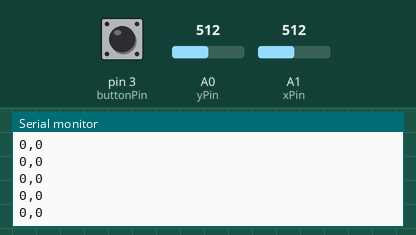
Simulated run of this program. Board: Arduino Leonardo, built with avr-gcc and run on an emulated ATmega32U4. On the bench: the last lines printed to the serial monitor. The test bench sets the inputs (shaded band); at power-on: pin 3 (buttonPin) HIGH, A0 (yPin) = 512, A1 (xPin) = 512.

Above: at 1.2 s.
1.3 s: pin 3 (buttonPin) pulled LOW for 0.15 s
2.9 s: A0 (yPin) set to 716
At 3.6 s:
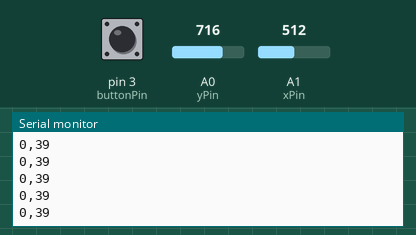
4.4 s: A1 (xPin) set to 716
At 5.5 s:
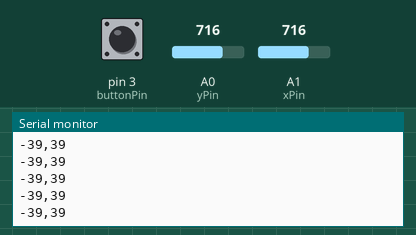
5.9 s: A0 (yPin) set to 900
At 7.0 s:
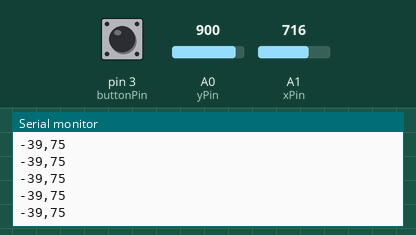
7.4 s: A1 (xPin) set to 900
At 8.4 s:
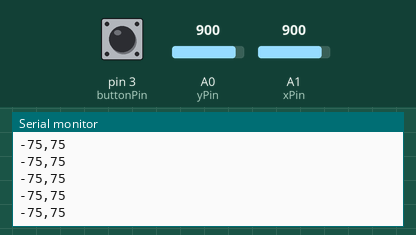
Timing chart, 0 to 9.9 s (numbered marks = the images above; inputs shaded):
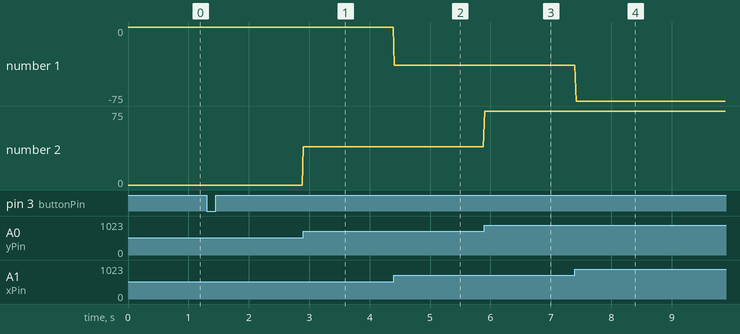

The program:

main.cpp
```cpp
#include <Mouse.h>

const int xPin = A1;
const int yPin = A0;
const int buttonPin = 3;

const int center = 512;
const int deadzone = 25;

unsigned long lastDebounceTime = 0;
const unsigned long debounceDelay = 50;
int lastButtonState = HIGH;
int debouncedButtonState = HIGH;

void setup() {
  Serial.begin(9600);
  pinMode(xPin, INPUT);
  pinMode(yPin, INPUT);
  pinMode(buttonPin, INPUT_PULLUP);
}

int applyDeadzone(int value) {
  if (abs(value) < deadzone) {
    return 0;
  }
  return value;
}

int scale(int value, double in_min, double in_max, double out_min, double out_max) {
  return (value - in_min) * (out_max - out_min) / (in_max - in_min) + out_min;
}

void loop() {
  int rawX = analogRead(xPin) - center;
  int rawY = analogRead(yPin) - center;
  int xVal = -scale(applyDeadzone(rawX), -center, 1023 - center, -100, 100);
  int yVal = scale(applyDeadzone(rawY), -center, 1023 - center, -100, 100);

  int reading = digitalRead(buttonPin);

  if (reading != lastButtonState) {
    lastDebounceTime = millis();
  }

  if ((millis() - lastDebounceTime) > debounceDelay) {
    if (reading != debouncedButtonState) {
      debouncedButtonState = reading;
    }
  }

  lastButtonState = reading;

  if(debouncedButtonState == LOW) {
    Serial.print("X");
  } else {
    Serial.print(xVal);
    Serial.print(",");
    Serial.print(yVal);
  }
  Serial.println();

  delay(20);
}
```

Measured:
- after the input at 2.9 s, the serial monitor: prints a new line at once (image 1)
- after the input at 4.4 s, the serial monitor: prints a new line at once (image 2)
- after the input at 5.9 s, the serial monitor: prints a new line at once (image 3)
- after the input at 7.4 s, the serial monitor: prints a new line at once (image 4)
- plotted number 1: 0 → -39 after the input at 4.4 s, -39 → -75 after the input at 7.4 s
- plotted number 2: 0 → 39 after the input at 2.9 s, 39 → 75 after the input at 5.9 s
